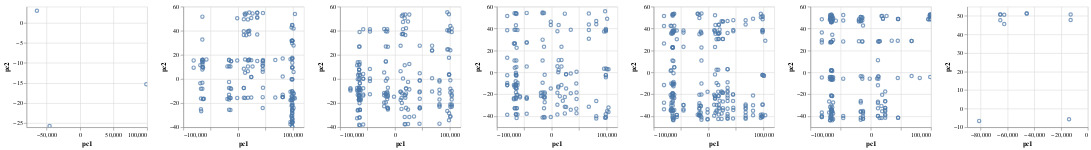

Write notebook code for a chart like this one.
### Code cell
import altair as alt

plots = []

for label in np.unique(y):
    pcs = pd.DataFrame({'pc1': tf[y == label, 0], 'pc2': tf[y == label, 1]})
    plot = alt.Chart(pcs).mark_point().encode(x='pc1', y='pc2').properties(width=200, height=200).interactive() 
    plots.append(plot)

alt.hconcat(*plots)

### Figure 1 — Vega-Lite specification as saved in the notebook (floating-point values rounded to 4 significant figures; data arrays with more than 128 entries replaced by an {"elided": "..."} marker saying what was removed)
{"$schema": "https://vega.github.io/schema/vega-lite/v3.4.0.json", "config": {"mark": {"tooltip": null}, "view": {"height": 300, "width": 400}}, "datasets": {"data-05043712fe96fd37e6f6f9c2a26f9c3a": {"elided": "187 records"}, "data-184ffbf9b793c8d222d2ad5949000fd6": {"elided": "160 records"}, "data-3945f92b7a018ffe00166abcbb89e28a": [{"pc1": -12800.0, "pc2": 47.77}, {"pc1": -45600.0, "pc2": 51.29}, {"pc1": -81110.0, "pc2": -6.593}, {"pc1": -65310.0, "pc2": 50.78}, {"pc1": -12800.0, "pc2": 50.77}, {"pc1": -65310.0, "pc2": 50.78}, {"pc1": -14000.0, "pc2": -5.687}, {"pc1": -62380.0, "pc2": 45.59}, {"pc1": -65310.0, "pc2": 47.67}, {"pc1": -62380.0, "pc2": 50.59}, {"pc1": -45600.0, "pc2": 51.29}], "data-8212933167f03a871ad7ec018f2214b9": [{"pc1": -45600.0, "pc2": -25.69}, {"pc1": -64490.0, "pc2": 2.975}, {"pc1": 98820.0, "pc2": -15.29}], "data-84fa49d10a6e92ddf33adf015a2dde20": {"elided": "207 records"}, "data-f5a64f565f404de0935f844f3602b5f4": {"elided": "250 records"}, "data-f7337a05bdb2478d8045bd9d6b285c47": {"elided": "182 records"}}, "hconcat": [{"data": {"name": "data-8212933167f03a871ad7ec018f2214b9"}, "encoding": {"x": {"field": "pc1", "type": "quantitative"}, "y": {"field": "pc2", "type": "quantitative"}}, "height": 200, "mark": "point", "selection": {"selector001": {"bind": "scales", "encodings": ["x", "y"], "type": "interval"}}, "width": 200}, {"data": {"name": "data-f7337a05bdb2478d8045bd9d6b285c47"}, "encoding": {"x": {"field": "pc1", "type": "quantitative"}, "y": {"field": "pc2", "type": "quantitative"}}, "height": 200, "mark": "point", "selection": {"selector002": {"bind": "scales", "encodings": ["x", "y"], "type": "interval"}}, "width": 200}, {"data": {"name": "data-84fa49d10a6e92ddf33adf015a2dde20"}, "encoding": {"x": {"field": "pc1", "type": "quantitative"}, "y": {"field": "pc2", "type": "quantitative"}}, "height": 200, "mark": "point", "selection": {"selector003": {"bind": "scales", "encodings": ["x", "y"], "type": "interval"}}, "width": 200}, {"data": {"name": "data-184ffbf9b793c8d222d2ad5949000fd6"}, "encoding": {"x": {"field": "pc1", "type": "quantitative"}, "y": {"field": "pc2", "type": "quantitative"}}, "height": 200, "mark": "point", "selection": {"selector004": {"bind": "scales", "encodings": ["x", "y"], "type": "interval"}}, "width": 200}, {"data": {"name": "data-f5a64f565f404de0935f844f3602b5f4"}, "encoding": {"x": {"field": "pc1", "type": "quantitative"}, "y": {"field": "pc2", "type": "quantitative"}}, "height": 200, "mark": "point", "selection": {"selector005": {"bind": "scales", "encodings": ["x", "y"], "type": "interval"}}, "width": 200}, {"data": {"name": "data-05043712fe96fd37e6f6f9c2a26f9c3a"}, "encoding": {"x": {"field": "pc1", "type": "quantitative"}, "y": {"field": "pc2", "type": "quantitative"}}, "height": 200, "mark": "point", "selection": {"selector006": {"bind": "scales", "encodings": ["x", "y"], "type": "interval"}}, "width": 200}, {"data": {"name": "data-3945f92b7a018ffe00166abcbb89e28a"}, "encoding": {"x": {"field": "pc1", "type": "quantitative"}, "y": {"field": "pc2", "type": "quantitative"}}, "height": 200, "mark": "point", "selection": {"selector007": {"bind": "scales", "encodings": ["x", "y"], "type": "interval"}}, "width": 200}]}
